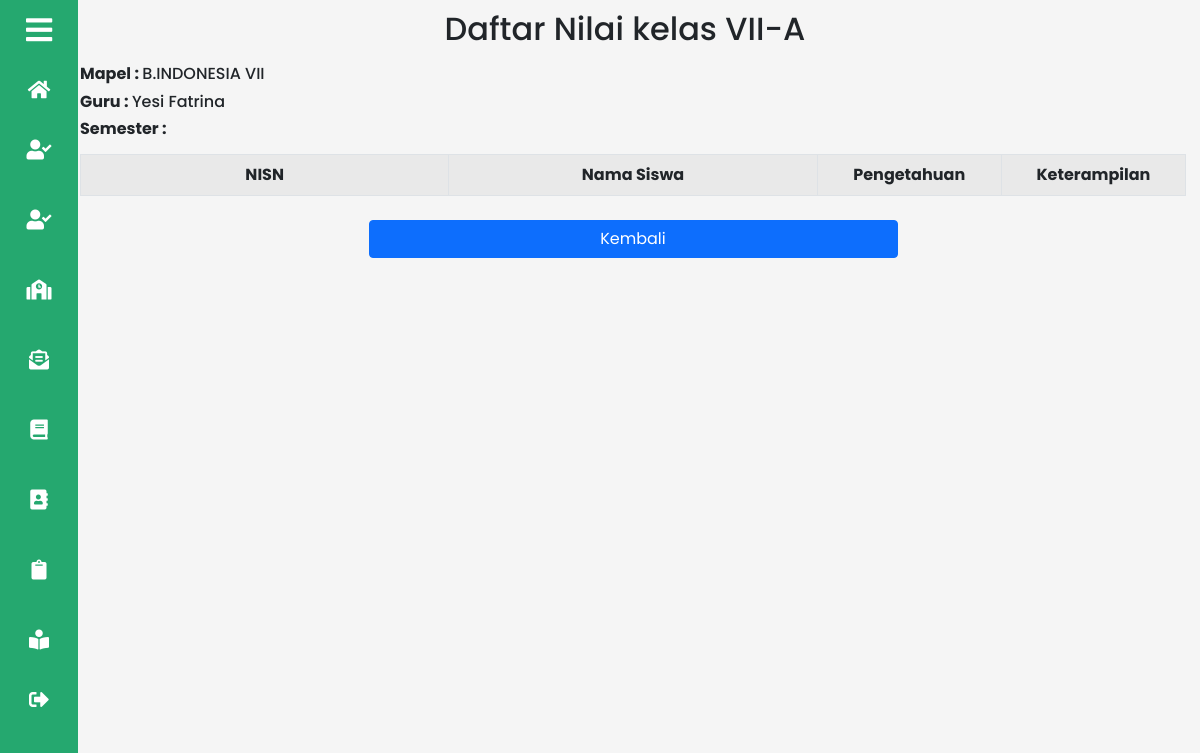
Page /admin/daftar_nilai/nilai.php?ID_KELAS=7A&ID_MAPEL=BINDO-7&ID_GURU=G1 on the committed database.
### tables this page shows
CREATE TABLE `kelas` (
  `ID_KELAS` varchar(20) NOT NULL,
  `ID_ADMIN` varchar(20) DEFAULT NULL,
  `KELAS` varchar(6) DEFAULT NULL
);

CREATE TABLE `mapel` (
  `ID_MAPEL` varchar(20) NOT NULL,
  `ID_GURU` varchar(20) DEFAULT NULL,
  `ID_ADMIN` varchar(20) DEFAULT NULL,
  `MAPEL` varchar(20) DEFAULT NULL
);

CREATE TABLE `guru` (
  `ID_GURU` varchar(20) NOT NULL,
  `ID_ADMIN` varchar(20) DEFAULT NULL,
  `USERNAME_GURU` varchar(20) DEFAULT NULL,
  `PASSWORD_GURU` varchar(20) DEFAULT NULL,
  `NAMA_GURU` longtext DEFAULT NULL,
  `JK_GURU` char(1) DEFAULT NULL,
  `HP_GURU` decimal(13,0) DEFAULT NULL
);

### admin/daftar_nilai/nilai.php (the view, shortened to what this page needs)
<?php
include_once("../../config/config.php");
$ID_KELAS = $_GET["ID_KELAS"];
$ID_MAPEL = $_GET["ID_MAPEL"];
$ID_GURU = $_GET["ID_GURU"];
$ID_SEMESTER = $_SESSION['ID_SEMESTER'];
$mapel= mysqli_query($mysqli, "SELECT * FROM `mapel` WHERE ID_MAPEL = '$ID_MAPEL'");
$MAPEL=mysqli_fetch_array($mapel);
$guru= mysqli_query($mysqli, "SELECT * FROM `guru` WHERE ID_GURU = '$ID_GURU'");
$GURU= mysqli_fetch_array($guru);
$kelas = mysqli_query($mysqli, "SELECT * FROM `kelas` WHERE ID_KELAS = '$ID_KELAS'");
$KELAS = mysqli_fetch_array($kelas);
?>
<!DOCTYPE html>
<html>
<head>
	 <link rel="stylesheet" href="../assets/dashboard_admin.css">
	<link rel="stylesheet" href="https://cdnjs.cloudflare.com/ajax/libs/font-awesome/5.15.3/css/all.min.css">
	<link href="https://cdn.jsdelivr.net/npm/bootstrap@5.0.2/dist/css/bootstrap.min.css" rel="stylesheet">
</head>
<body>
	<section class="sidebar close">
		<section class="click-close">
			<i class="fas fa-bars"></i><p>Admin</p>
		</section>
		<ul class="list-menu">
			<li>
				<a href="../dashboard_admin.php"><i class="fas fa-home"></i><p>Home</p></a>
			</li>
			<li>
				<a href="../crud_siswa/crud_siswa.php"><i class="fas fa-user-check"></i><p>Daftar Siswa</p></a>
			</li>
			<li>
				<a href="../crud_guru/crud_guru.php"><i class="fas fa-user-check"></i><p>Daftar Guru</p></a>
			</li>
			<li>
				<a href="../crud_kelas/crud_kelas.php"><i class="fas fa-school"></i><p>Daftar Kelas</p></a>
			</li>
			<li>
				<a href="semester.php"><i class="fas fa-envelope-open-text"></i><p>Daftar Nilai</p></a>
			</li>
			<li>
				<a href="../crud_mapel/crud_mapel.php"><i class="fas fa-book"></i><p>Daftar Mapel</p></a>
			</li>
			<li>
				<a href="../crud_semester/crud_semester.php"><i class="fas fa-address-book"></i><p>Daftar Semester</p></a>
			</li>
			<li>
				<a href="../daftar_absen/semester.php"><i class="fas fa-clipboard"></i><p>Daftar Absen</p></a>
			</li>
			<li>
				<a href="../crud_belajar/crud_belajar.php"><i class="fas fa-book-reader"></i><p >Daftar Pembelajaran</p></a>
			</li>
			<li>
				<a href="../login_admin.php"><i class="fas fa-sign-out-alt"></i><p>LogOut</p></a>
			</li>
		</ul>
	</section>
	<section class="home">
		<div class="content">
			<div class="d-flex align-items-center justify-content-center">
				<h2 class="my-auto">Daftar Nilai kelas <?php echo $KELAS['KELAS']?></h2>
			</div>
			<div class="container mx-auto my-3 mx-2" >
				<div class="text-start ms-2">
					<h6><b>Mapel     : </b> <?php echo $MAPEL['MAPEL']?></h6>
					<h6><b>Guru      : </b><?php echo $GURU['NAMA_GURU']?></h6>
					<h6><b>Semester  : </b><?php echo $ID_SEMESTER?></h6>
				</div>
        		<div class="table-responsive col-md-12 my-3 mx-2" style="overflow-x: auto">
					<table class="table table-striped table-hover table-bordered">
					<tr>
	 					<th class="col-4">NISN</th>
						<th class="col-4">Nama Siswa</th>
						<th class="col-2">Pengetahuan</th>
                        <th class="col-2">Keterampilan</th>
 					</tr>
        		    </table>
					<div class="row  col-6 mx-auto">
	  					<div  class="col-12">
							<a class='btn btn-primary mt-2 w-100' href='mapel.php?<?php echo "ID_SEMESTER=$ID_SEMESTER" ?>'>Kembali</a>
						</div>
					</div>
        		</div>
    		</div>
    	</div>
	</section>
</body>
</html>

### admin/assets/dashboard_admin.css (style rules this page uses)
* { margin: 0; padding: 0; box-sizing: border-box; font-family: 'Poppins', sans-serif; }
.sidebar { position: fixed; top: 0; left: 0; height: 100%; width: 260px; background: #25a86f; z-index: 100; transition: all 0.5s ease; }
.sidebar.close { width: 78px; }
.sidebar .click-close { height: 60px; width: 100%; display: flex; align-items: center; }
.sidebar .click-close i { font-size: 30px; color: #fff; height: 50px; min-width: 78px; text-align: center; line-height: 50px; }
.sidebar .list-menu { height: 100%; padding: 5px 0 120px 0; overflow: auto; }
.sidebar.close .list-menu { overflow: visible; }
.sidebar .list-menu li { position: relative; list-style: none; transition: all 0.4s ease; }
.sidebar .list-menu li i { height: 50px; min-width: 78px; text-align: center; line-height: 50px; color: #fff; font-size: 20px; cursor: pointer; transition: all 0.3s ease; }
.sidebar .list-menu li a { display: flex; align-items: center; text-decoration: none; }
.home { position: relative; background: whitesmoke; height: 100vh; left: 260px; width: calc(100% - 260px); transition: all 0.5s ease; }
.sidebar.close ~ .home { left: 50px; width: calc(100% - 50px); }
.content { text-align: center; padding: 10px; }

### rows in the picture
kelas: KELAS "VII-A"
mapel: MAPEL "B.INDONESIA VII"
guru: NAMA_GURU "Yesi Fatrina"
